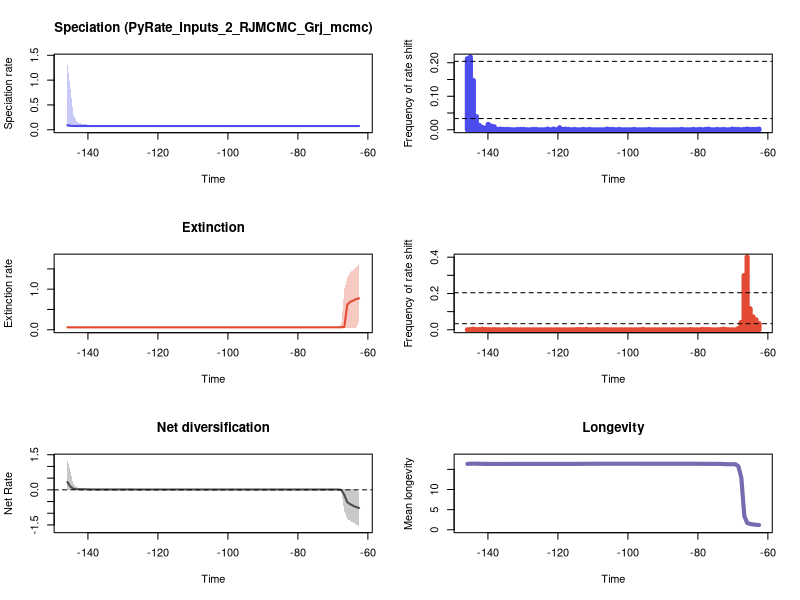

Write R code to recreate this figure.


pdf(file='./RTT_plots.pdf',width=10, height=15)
par(mfrow=c(3,2))
library(scales)

time=c(-62.53042067076215, -63.37222322339396,-64.21402577602578,-65.05582832865758,-65.89763088128942,-66.73943343392122,-67.58123598655305,-68.42303853918486,-69.26484109181666,-70.1066436444485,-70.9484461970803,-71.79024874971213,-72.63205130234394,-73.47385385497574,-74.31565640760758,-75.15745896023938,-75.99926151287121,-76.84106406550302,-77.68286661813482,-78.52466917076666,-79.36647172339846,-80.2082742760303,-81.0500768286621,-81.8918793812939,-82.73368193392574,-83.57548448655754,-84.41728703918938,-85.25908959182118,-86.10089214445298,-86.94269469708482,-87.78449724971662,-88.62629980234846,-89.46810235498026,-90.30990490761207,-91.1517074602439,-91.9935100128757,-92.83531256550754,-93.67711511813934,-94.51891767077115,-95.36072022340298,-96.20252277603478,-97.04432532866662,-97.88612788129842,-98.72793043393023,-99.56973298656206,-100.41153553919386,-101.2533380918257,-102.0951406444575,-102.9369431970893,-103.77874574972114,-104.62054830235294,-105.46235085498478,-106.30415340761658,-107.14595596024839,-107.98775851288022,-108.82956106551202,-109.67136361814386,-110.51316617077566,-111.35496872340747,-112.1967712760393,-113.0385738286711,-113.88037638130294,-114.72217893393474,-115.56398148656655,-116.40578403919838,-117.24758659183018,-118.08938914446202,-118.93119169709382,-119.77299424972563,-120.61479680235746,-121.45659935498927,-122.2984019076211,-123.1402044602529,-123.98200701288471,-124.82380956551654,-125.66561211814835,-126.50741467078015,-127.34921722341198,-128.19101977604382,-129.03282232867562,-129.87462488130743,-130.71642743393923,-131.55822998657106,-132.4000325392029,-133.2418350918347,-134.0836376444665,-134.9254401970983,-135.76724274973014,-136.60904530236198,-137.45084785499378,-138.2926504076256,-139.1344529602574,-139.97625551288922,-140.81805806552106,-141.65986061815286,-142.50166317078467,-143.34346572341647,-144.1852682760483,-145.02707082868014,-145.86887338131194)
rate=c(0.0750582038773405, 0.07504742398192743,0.07504742398192743,0.07504742398192743,0.07503633684097201,0.07504886044520004,0.07504886044520004,0.07504886044520004,0.0750582038773405,0.0750582038773405,0.0750687410640305,0.0750687410640305,0.0750687410640305,0.07507203471904736,0.07507203471904736,0.07507203471904736,0.07507203471904736,0.07507203471904736,0.07508930724895113,0.07510996450426707,0.07510996450426707,0.07510996450426707,0.07510996450426707,0.07510996450426707,0.07510996450426707,0.07510996450426707,0.07510996450426707,0.07512444297306983,0.07512444297306983,0.07512444297306983,0.07512444297306983,0.07512444297306983,0.07512444297306983,0.07512444297306983,0.07512444297306983,0.07512444297306983,0.07512444297306983,0.07512444297306983,0.07512444297306983,0.07510996450426707,0.07510996450426707,0.07510996450426707,0.07510996450426707,0.07510996450426707,0.07510996450426707,0.07510996450426707,0.07510996450426707,0.07510996450426707,0.07510996450426707,0.07510996450426707,0.07510996450426707,0.07508930724895113,0.07507203471904736,0.0750687410640305,0.0750687410640305,0.0750687410640305,0.0750687410640305,0.0750687410640305,0.0750582038773405,0.0750582038773405,0.0750582038773405,0.0750687410640305,0.0750687410640305,0.0750687410640305,0.07507203471904736,0.07508930724895113,0.07510996450426707,0.07508930724895113,0.07512444297306983,0.07518584859490976,0.07518584859490976,0.07518584859490976,0.07518584859490976,0.07520774689191617,0.07520774689191617,0.07520774689191617,0.07520774689191617,0.07518584859490976,0.07520774689191617,0.07520774689191617,0.07520774689191617,0.07520774689191617,0.07520774689191617,0.07520774689191617,0.07520774689191617,0.07520774689191617,0.0752307379334233,0.0752307379334233,0.0752307379334233,0.07526894966455316,0.07526894966455316,0.07533837330275699,0.07566910704402295,0.07591406070349849,0.07597574892120607,0.07602377426613013,0.0761213306357693,0.07691337149551704,0.07963961086731039,0.09373647566129112)
minHPD=c(0.05606300145069774, 0.05606300145069774,0.05606300145069774,0.0560834800025904,0.0560834800025904,0.05606300145069774,0.05645629725956646,0.05645629725956646,0.0566115858863811,0.0566518440340118,0.0566115858863811,0.0566115858863811,0.0566115858863811,0.05645629725956646,0.05645629725956646,0.05645629725956646,0.05645629725956646,0.05645629725956646,0.05645629725956646,0.05645629725956646,0.05645629725956646,0.05645629725956646,0.05645629725956646,0.0566115858863811,0.0566115858863811,0.0566115858863811,0.0566115858863811,0.05645629725956646,0.05645629725956646,0.05645629725956646,0.05645629725956646,0.05645629725956646,0.05645629725956646,0.05645629725956646,0.05645629725956646,0.05645629725956646,0.05645629725956646,0.05645629725956646,0.05645629725956646,0.05645629725956646,0.05645629725956646,0.05645629725956646,0.05645629725956646,0.05645629725956646,0.05645629725956646,0.05645629725956646,0.05645629725956646,0.05645629725956646,0.05645629725956646,0.0566115858863811,0.0566115858863811,0.0566518440340118,0.0566518440340118,0.0566518440340118,0.0566518440340118,0.0566518440340118,0.0566518440340118,0.0566518440340118,0.0566518440340118,0.0566518440340118,0.0566518440340118,0.0566518440340118,0.0566518440340118,0.0566518440340118,0.0566518440340118,0.0566115858863811,0.0566115858863811,0.0566115858863811,0.05606300145069774,0.05606300145069774,0.05606300145069774,0.05606300145069774,0.058591768240380857,0.058591768240380857,0.058591768240380857,0.058591768240380857,0.058591768240380857,0.058591768240380857,0.0566518440340118,0.0566518440340118,0.0566115858863811,0.0566115858863811,0.0566115858863811,0.0566115858863811,0.0566115858863811,0.0566115858863811,0.0560834800025904,0.05606300145069774,0.05606300145069774,0.0566115858863811,0.05606300145069774,0.05606300145069774,0.05606300145069774,0.04672783328788392,0.048432936969236826,0.04672783328788392,0.048432936969236826,0.048432936969236826,0.05089931068562542,0.05437057632690466)
maxHPD=c(0.09447357966836427, 0.0940188922814538,0.09374122863867985,0.09374122863867985,0.09374122863867985,0.0935988994883838,0.09374122863867985,0.09374122863867985,0.09374122863867985,0.09374122863867985,0.0935988994883838,0.0935988994883838,0.0935988994883838,0.0932401001655092,0.0932401001655092,0.0932401001655092,0.0932401001655092,0.0932401001655092,0.0932401001655092,0.0932401001655092,0.0932401001655092,0.0932401001655092,0.0932401001655092,0.0935988994883838,0.0935988994883838,0.0935988994883838,0.0935988994883838,0.0932401001655092,0.0932401001655092,0.0932401001655092,0.0932401001655092,0.0932401001655092,0.0932401001655092,0.0932401001655092,0.0932401001655092,0.0932401001655092,0.0932401001655092,0.0932401001655092,0.0932401001655092,0.0932401001655092,0.0932401001655092,0.0932401001655092,0.0932401001655092,0.0932401001655092,0.0932401001655092,0.0932401001655092,0.0932401001655092,0.0932401001655092,0.0932401001655092,0.0935988994883838,0.0935988994883838,0.09374122863867985,0.09374122863867985,0.09374122863867985,0.09374122863867985,0.09374122863867985,0.09374122863867985,0.09374122863867985,0.09374122863867985,0.09374122863867985,0.09374122863867985,0.09374122863867985,0.09374122863867985,0.09374122863867985,0.09374122863867985,0.09374122863867985,0.09374122863867985,0.09374122863867985,0.0935988994883838,0.0940188922814538,0.0940188922814538,0.09447357966836427,0.09763665801019136,0.09763665801019136,0.09763665801019136,0.09763665801019136,0.09763665801019136,0.09763665801019136,0.09572817851890393,0.09572817851890393,0.09572817851890393,0.09572817851890393,0.0961950744996053,0.0961950744996053,0.0961950744996053,0.0961950744996053,0.09572817851890393,0.09572817851890393,0.0961950744996053,0.09713973031600756,0.0968528082752398,0.09918681460045395,0.10428096404678354,0.11134348160740257,0.12057390876051031,0.13471869703535302,0.17796068921442562,0.309663085169327,0.8532171423593929,1.3318919080467786)
remove_na = !is.na(rate)
time = time[remove_na]
plot(time,time,type = 'n', ylim = c(0, 1.4650810988514567), xlim = c(-146.28977465762785,-62.10951939444624), ylab = 'Speciation rate', xlab = 'Time',main='Speciation (PyRate_Inputs_2_RJMCMC_Grj_mcmc)' )
polygon(c(time, rev(time)), c(maxHPD[remove_na], rev(minHPD[remove_na])), col = alpha('#4c4cec',0.3), border = NA)
lines(time,rate[remove_na], col = '#4c4cec', lwd=2)
mids=c(-62.53467219880574, -63.38497780752475,-64.23528341624376,-65.08558902496276,-65.93589463368177,-66.78620024240078,-67.63650585111978,-68.48681145983879,-69.3371170685578,-70.1874226772768,-71.03772828599581,-71.88803389471481,-72.73833950343382,-73.58864511215282,-74.43895072087183,-75.28925632959084,-76.13956193830984,-76.98986754702885,-77.84017315574786,-78.69047876446686,-79.54078437318587,-80.39108998190488,-81.24139559062388,-82.09170119934288,-82.94200680806189,-83.7923124167809,-84.6426180254999,-85.49292363421891,-86.34322924293792,-87.19353485165692,-88.04384046037593,-88.89414606909494,-89.74445167781394,-90.59475728653295,-91.44506289525195,-92.29536850397096,-93.14567411268996,-93.99597972140897,-94.84628533012798,-95.69659093884698,-96.54689654756599,-97.397202156285,-98.247507765004,-99.09781337372301,-99.94811898244203,-100.79842459116102,-101.64873019988002,-102.49903580859903,-103.34934141731804,-104.19964702603704,-105.04995263475605,-105.90025824347507,-106.75056385219406,-107.60086946091307,-108.45117506963209,-109.30148067835108,-110.15178628707008,-111.0020918957891,-111.8523975045081,-112.7027031132271,-113.55300872194611,-114.40331433066513,-115.25361993938412,-116.10392554810313,-116.95423115682215,-117.80453676554114,-118.65484237426016,-119.50514798297917,-120.35545359169816,-121.20575920041716,-122.05606480913619,-122.90637041785519,-123.75667602657418,-124.6069816352932,-125.4572872440122,-126.3075928527312,-127.15789846145022,-128.00820407016923,-128.85850967888823,-129.70881528760722,-130.55912089632622,-131.40942650504525,-132.25973211376427,-133.11003772248327,-133.96034333120227,-134.81064893992126,-135.66095454864026,-136.5112601573593,-137.3615657660783,-138.2118713747973,-139.0621769835163,-139.9124825922353,-140.7627882009543,-141.6130938096733,-142.46339941839233,-143.31370502711133,-144.16401063583035,-145.01431624454935,-145.86462185326835)
counts=c(0.002, 0.001,0.001,0.001,0.002,0.001,0.0,0.001,0.001,0.002,0.0,0.0,0.001,0.0,0.001,0.0,0.0,0.002,0.001,0.0,0.001,0.0,0.001,0.0,0.0,0.0,0.001,0.0,0.0,0.0,0.0,0.0,0.0,0.0,0.0,0.0,0.0,0.001,0.0,0.0,0.0,0.0,0.001,0.0,0.0,0.0,0.0,0.001,0.0,0.001,0.001,0.002,0.0,0.0,0.0,0.0,0.0,0.001,0.0,0.001,0.0,0.0,0.001,0.0,0.001,0.002,0.001,0.006,0.0,0.002,0.0,0.002,0.0,0.0,0.0,0.001,0.001,0.0,0.0,0.001,0.001,0.001,0.0,0.0,0.001,0.001,0.001,0.002,0.001,0.009,0.011,0.016,0.005,0.007,0.013,0.039,0.147,0.217,0.212)
plot(mids,counts,type = 'h', xlim = c(-146.28977465762785,-62.10951939444624), ylim=c(0,0.217), ylab = 'Frequency of rate shift', xlab = 'Time',lwd=5,col='#4c4cec')
bf2 = 0.033543474951747955
bf6 = 0.20411129351439913
abline(h=bf2, lty=2)
abline(h=bf6, lty=2)

time=c(-62.53042067076215, -63.37222322339396,-64.21402577602578,-65.05582832865758,-65.89763088128942,-66.73943343392122,-67.58123598655305,-68.42303853918486,-69.26484109181666,-70.1066436444485,-70.9484461970803,-71.79024874971213,-72.63205130234394,-73.47385385497574,-74.31565640760758,-75.15745896023938,-75.99926151287121,-76.84106406550302,-77.68286661813482,-78.52466917076666,-79.36647172339846,-80.2082742760303,-81.0500768286621,-81.8918793812939,-82.73368193392574,-83.57548448655754,-84.41728703918938,-85.25908959182118,-86.10089214445298,-86.94269469708482,-87.78449724971662,-88.62629980234846,-89.46810235498026,-90.30990490761207,-91.1517074602439,-91.9935100128757,-92.83531256550754,-93.67711511813934,-94.51891767077115,-95.36072022340298,-96.20252277603478,-97.04432532866662,-97.88612788129842,-98.72793043393023,-99.56973298656206,-100.41153553919386,-101.2533380918257,-102.0951406444575,-102.9369431970893,-103.77874574972114,-104.62054830235294,-105.46235085498478,-106.30415340761658,-107.14595596024839,-107.98775851288022,-108.82956106551202,-109.67136361814386,-110.51316617077566,-111.35496872340747,-112.1967712760393,-113.0385738286711,-113.88037638130294,-114.72217893393474,-115.56398148656655,-116.40578403919838,-117.24758659183018,-118.08938914446202,-118.93119169709382,-119.77299424972563,-120.61479680235746,-121.45659935498927,-122.2984019076211,-123.1402044602529,-123.98200701288471,-124.82380956551654,-125.66561211814835,-126.50741467078015,-127.34921722341198,-128.19101977604382,-129.03282232867562,-129.87462488130743,-130.71642743393923,-131.55822998657106,-132.4000325392029,-133.2418350918347,-134.0836376444665,-134.9254401970983,-135.76724274973014,-136.60904530236198,-137.45084785499378,-138.2926504076256,-139.1344529602574,-139.97625551288922,-140.81805806552106,-141.65986061815286,-142.50166317078467,-143.34346572341647,-144.1852682760483,-145.02707082868014,-145.86887338131194)
rate=c(0.7740221590895466, 0.7561014348798374,0.7173532086751393,0.6901118005954769,0.6147902059646919,0.06860972771636673,0.061078593938491015,0.06049295477173774,0.06034143348260655,0.06034143348260655,0.06034143348260655,0.06034143348260655,0.06033354476541533,0.060288048043572476,0.06027316117399449,0.06027316117399449,0.06027316117399449,0.06027316117399449,0.06027316117399449,0.06026255235205747,0.0602496289942243,0.060233444626988805,0.060233444626988805,0.060233444626988805,0.0602496289942243,0.0602496289942243,0.0602496289942243,0.0602496289942243,0.0602496289942243,0.0602496289942243,0.0602496289942243,0.0602496289942243,0.0602496289942243,0.0602496289942243,0.0602496289942243,0.0602496289942243,0.0602496289942243,0.0602496289942243,0.0602496289942243,0.0602496289942243,0.0602496289942243,0.0602496289942243,0.0602496289942243,0.0602496289942243,0.0602496289942243,0.0602496289942243,0.0602496289942243,0.0602496289942243,0.0602496289942243,0.0602496289942243,0.0602496289942243,0.0602496289942243,0.0602496289942243,0.0602496289942243,0.0602496289942243,0.0602496289942243,0.0602496289942243,0.0602496289942243,0.0602496289942243,0.06026255235205747,0.06027316117399449,0.06027316117399449,0.06027316117399449,0.060288048043572476,0.060288048043572476,0.060288048043572476,0.060288048043572476,0.060288048043572476,0.060288048043572476,0.060288048043572476,0.060288048043572476,0.060288048043572476,0.060288048043572476,0.060288048043572476,0.060288048043572476,0.060288048043572476,0.060288048043572476,0.060288048043572476,0.060288048043572476,0.060288048043572476,0.060288048043572476,0.060288048043572476,0.060288048043572476,0.060288048043572476,0.060288048043572476,0.060288048043572476,0.06031215303190637,0.06031215303190637,0.06031215303190637,0.06031215303190637,0.06031215303190637,0.060288048043572476,0.060288048043572476,0.06027316117399449,0.06026255235205747,0.060233444626988805,0.06021209260113275,0.06017838111036007,0.06017838111036007,0.06021209260113275)
minHPD=c(0.20909188011581561, 0.04269642389755293,0.04269642389755293,0.04269642389755293,0.04017798653977373,0.03997058093258937,0.03968987043877184,0.04352374104115373,0.042519458044350804,0.042519458044350804,0.042519458044350804,0.042519458044350804,0.042519458044350804,0.043052856239973035,0.043052856239973035,0.043052856239973035,0.043052856239973035,0.043052856239973035,0.043052856239973035,0.04352374104115373,0.04352374104115373,0.04352374104115373,0.04352374104115373,0.04352374104115373,0.04352374104115373,0.04352374104115373,0.04352374104115373,0.04352374104115373,0.04352374104115373,0.04352374104115373,0.04352374104115373,0.04352374104115373,0.04352374104115373,0.04352374104115373,0.04352374104115373,0.04352374104115373,0.04352374104115373,0.04352374104115373,0.04352374104115373,0.04352374104115373,0.04352374104115373,0.04352374104115373,0.04352374104115373,0.04352374104115373,0.04352374104115373,0.04352374104115373,0.04352374104115373,0.04352374104115373,0.04352374104115373,0.04352374104115373,0.04352374104115373,0.04352374104115373,0.04352374104115373,0.04352374104115373,0.04352374104115373,0.043052856239973035,0.043052856239973035,0.043052856239973035,0.043052856239973035,0.04352374104115373,0.04352374104115373,0.043052856239973035,0.043052856239973035,0.04352374104115373,0.04352374104115373,0.04352374104115373,0.04352374104115373,0.04352374104115373,0.04352374104115373,0.04352374104115373,0.04352374104115373,0.04352374104115373,0.04352374104115373,0.04352374104115373,0.04352374104115373,0.04352374104115373,0.04352374104115373,0.04352374104115373,0.04352374104115373,0.04352374104115373,0.04352374104115373,0.04352374104115373,0.04352374104115373,0.04352374104115373,0.04352374104115373,0.04352374104115373,0.04352374104115373,0.04352374104115373,0.04352374104115373,0.04352374104115373,0.04352374104115373,0.04352374104115373,0.04352374104115373,0.04352374104115373,0.04352374104115373,0.043052856239973035,0.043052856239973035,0.0426150379995315,0.0426150379995315,0.042519458044350804)
maxHPD=c(1.6291646508828275, 1.5360187975248574,1.469869104991063,1.4091649589519346,1.281967052437521,0.9983229264511724,0.13517485620523803,0.08006749760561319,0.07689485072119774,0.07689485072119774,0.07689485072119774,0.07689485072119774,0.07676615394411071,0.07689485072119774,0.07676615394411071,0.07676615394411071,0.07676615394411071,0.07676615394411071,0.07676615394411071,0.0770825852358934,0.0770825852358934,0.07689485072119774,0.07689485072119774,0.07689485072119774,0.07689485072119774,0.07689485072119774,0.07689485072119774,0.07689485072119774,0.07689485072119774,0.07689485072119774,0.07689485072119774,0.07689485072119774,0.07689485072119774,0.07689485072119774,0.07689485072119774,0.07689485072119774,0.07689485072119774,0.07689485072119774,0.07689485072119774,0.07689485072119774,0.0770825852358934,0.0770825852358934,0.0770825852358934,0.0770825852358934,0.0770825852358934,0.0770825852358934,0.0770825852358934,0.0770825852358934,0.0770825852358934,0.0770825852358934,0.0770825852358934,0.0770825852358934,0.0770825852358934,0.0770825852358934,0.0770825852358934,0.07676615394411071,0.07676615394411071,0.07676615394411071,0.07676615394411071,0.0770825852358934,0.0770825852358934,0.07676615394411071,0.07676615394411071,0.0770825852358934,0.0770825852358934,0.0770825852358934,0.0770825852358934,0.0770825852358934,0.0770825852358934,0.0770825852358934,0.0770825852358934,0.0770825852358934,0.0770825852358934,0.0770825852358934,0.0770825852358934,0.0770825852358934,0.0770825852358934,0.0770825852358934,0.0770825852358934,0.0770825852358934,0.0770825852358934,0.0770825852358934,0.0770825852358934,0.0770825852358934,0.0770825852358934,0.0770825852358934,0.0770825852358934,0.0770825852358934,0.0770825852358934,0.0770825852358934,0.0770825852358934,0.0770825852358934,0.0770825852358934,0.07689485072119774,0.0770825852358934,0.07689485072119774,0.0770825852358934,0.07676615394411071,0.07676615394411071,0.07676615394411071)
remove_na = !is.na(rate)
time = time[remove_na]
plot(time,time,type = 'n', ylim = c(0, 1.7920811159711103), xlim = c(-146.28977465762785,-62.10951939444624), ylab = 'Extinction rate', xlab = 'Time',main='Extinction' )
polygon(c(time, rev(time)), c(maxHPD[remove_na], rev(minHPD[remove_na])), col = alpha('#e34a33',0.3), border = NA)
lines(time,rate[remove_na], col = '#e34a33', lwd=2)
mids=c(-62.53467219880574, -63.38497780752475,-64.23528341624376,-65.08558902496276,-65.93589463368177,-66.78620024240078,-67.63650585111978,-68.48681145983879,-69.3371170685578,-70.1874226772768,-71.03772828599581,-71.88803389471481,-72.73833950343382,-73.58864511215282,-74.43895072087183,-75.28925632959084,-76.13956193830984,-76.98986754702885,-77.84017315574786,-78.69047876446686,-79.54078437318587,-80.39108998190488,-81.24139559062388,-82.09170119934288,-82.94200680806189,-83.7923124167809,-84.6426180254999,-85.49292363421891,-86.34322924293792,-87.19353485165692,-88.04384046037593,-88.89414606909494,-89.74445167781394,-90.59475728653295,-91.44506289525195,-92.29536850397096,-93.14567411268996,-93.99597972140897,-94.84628533012798,-95.69659093884698,-96.54689654756599,-97.397202156285,-98.247507765004,-99.09781337372301,-99.94811898244203,-100.79842459116102,-101.64873019988002,-102.49903580859903,-103.34934141731804,-104.19964702603704,-105.04995263475605,-105.90025824347507,-106.75056385219406,-107.60086946091307,-108.45117506963209,-109.30148067835108,-110.15178628707008,-111.0020918957891,-111.8523975045081,-112.7027031132271,-113.55300872194611,-114.40331433066513,-115.25361993938412,-116.10392554810313,-116.95423115682215,-117.80453676554114,-118.65484237426016,-119.50514798297917,-120.35545359169816,-121.20575920041716,-122.05606480913619,-122.90637041785519,-123.75667602657418,-124.6069816352932,-125.4572872440122,-126.3075928527312,-127.15789846145022,-128.00820407016923,-128.85850967888823,-129.70881528760722,-130.55912089632622,-131.40942650504525,-132.25973211376427,-133.11003772248327,-133.96034333120227,-134.81064893992126,-135.66095454864026,-136.5112601573593,-137.3615657660783,-138.2118713747973,-139.0621769835163,-139.9124825922353,-140.7627882009543,-141.6130938096733,-142.46339941839233,-143.31370502711133,-144.16401063583035,-145.01431624454935,-145.86462185326835)
counts=c(0.034, 0.055,0.071,0.116,0.401,0.299,0.04,0.006,0.0,0.0,0.0,0.001,0.003,0.001,0.0,0.0,0.0,0.001,0.001,0.002,0.0,0.0,0.0,0.001,0.0,0.0,0.0,0.0,0.0,0.0,0.0,0.0,0.0,0.0,0.0,0.0,0.0,0.0,0.0,0.002,0.0,0.0,0.0,0.0,0.0,0.0,0.0,0.0,0.0,0.0,0.0,0.0,0.001,0.0,0.001,0.0,0.0,0.0,0.002,0.0,0.001,0.001,0.0,0.0,0.0,0.0,0.0,0.0,0.0,0.0,0.0,0.0,0.0,0.0,0.0,0.0,0.0,0.0,0.0,0.0,0.0,0.0,0.0,0.0,0.001,0.0,0.0,0.0,0.0,0.001,0.0,0.001,0.001,0.003,0.001,0.001,0.003,0.001,0.0)
plot(mids,counts,type = 'h', xlim = c(-146.28977465762785,-62.10951939444624), ylim=c(0,0.401), ylab = 'Frequency of rate shift', xlab = 'Time',lwd=5,col='#e34a33')
abline(h=bf2, lty=2)
abline(h=bf6, lty=2)
#Net Diversification Rate
time=c(-62.53042067076215, -63.37222322339396,-64.21402577602578,-65.05582832865758,-65.89763088128942,-66.73943343392122,-67.58123598655305,-68.42303853918486,-69.26484109181666,-70.1066436444485,-70.9484461970803,-71.79024874971213,-72.63205130234394,-73.47385385497574,-74.31565640760758,-75.15745896023938,-75.99926151287121,-76.84106406550302,-77.68286661813482,-78.52466917076666,-79.36647172339846,-80.2082742760303,-81.0500768286621,-81.8918793812939,-82.73368193392574,-83.57548448655754,-84.41728703918938,-85.25908959182118,-86.10089214445298,-86.94269469708482,-87.78449724971662,-88.62629980234846,-89.46810235498026,-90.30990490761207,-91.1517074602439,-91.9935100128757,-92.83531256550754,-93.67711511813934,-94.51891767077115,-95.36072022340298,-96.20252277603478,-97.04432532866662,-97.88612788129842,-98.72793043393023,-99.56973298656206,-100.41153553919386,-101.2533380918257,-102.0951406444575,-102.9369431970893,-103.77874574972114,-104.62054830235294,-105.46235085498478,-106.30415340761658,-107.14595596024839,-107.98775851288022,-108.82956106551202,-109.67136361814386,-110.51316617077566,-111.35496872340747,-112.1967712760393,-113.0385738286711,-113.88037638130294,-114.72217893393474,-115.56398148656655,-116.40578403919838,-117.24758659183018,-118.08938914446202,-118.93119169709382,-119.77299424972563,-120.61479680235746,-121.45659935498927,-122.2984019076211,-123.1402044602529,-123.98200701288471,-124.82380956551654,-125.66561211814835,-126.50741467078015,-127.34921722341198,-128.19101977604382,-129.03282232867562,-129.87462488130743,-130.71642743393923,-131.55822998657106,-132.4000325392029,-133.2418350918347,-134.0836376444665,-134.9254401970983,-135.76724274973014,-136.60904530236198,-137.45084785499378,-138.2926504076256,-139.1344529602574,-139.97625551288922,-140.81805806552106,-141.65986061815286,-142.50166317078467,-143.34346572341647,-144.1852682760483,-145.02707082868014,-145.86887338131194)
net_rate=c(-0.7739525352685818, -0.734860501344744,-0.6793293127596086,-0.6151854039903687,-0.5243192880524314,-0.2147551119129148,-0.0019452747343579836,0.012040351551556836,0.014233665072675138,0.014271316657671626,0.014323503449281539,0.014323503449281539,0.014393119666285585,0.014636396127926254,0.014669568599041262,0.014669568599041262,0.01467622376352226,0.01467622376352226,0.014707345541784355,0.014810731613704121,0.01482191262237329,0.014869043432342013,0.014869043432342013,0.014883151213931476,0.014876392316873177,0.014876392316873177,0.014876392316873177,0.014900625151688733,0.014900625151688733,0.014900625151688733,0.014900625151688733,0.014900625151688733,0.014900625151688733,0.014900625151688733,0.014900625151688733,0.014900625151688733,0.014900625151688733,0.014900625151688733,0.014900625151688733,0.014887297028906007,0.014920275958004835,0.014920275958004835,0.014920275958004835,0.014920275958004835,0.014926581863702255,0.014926581863702255,0.014926581863702255,0.014926581863702255,0.014926581863702255,0.01494573385585854,0.01494573385585854,0.014891229044230014,0.01488308049636077,0.014832733362058361,0.014832733362058361,0.014799665598847588,0.014799665598847588,0.014799665598847588,0.01478883645615843,0.014755133982243783,0.014741071528599718,0.014704212518865696,0.014704212518865696,0.014663019438377268,0.014682862592202668,0.014737459141691518,0.014756102157813365,0.01475326441965809,0.01497808738428621,0.015165099108168004,0.015165099108168004,0.015203222760846674,0.015237503420978125,0.015240323263761396,0.015240323263761396,0.015240323263761396,0.015240323263761396,0.01522927556418582,0.015278876463294592,0.015278876463294592,0.015353952917800447,0.015353952917800447,0.015408942208954864,0.01542592929459507,0.01542592929459507,0.01542592929459507,0.015459390294687495,0.015529901314450133,0.015580162349248663,0.01598066703058196,0.016092296467638992,0.01713943813712723,0.01911020993482162,0.02197716248345532,0.022565689132944322,0.02409952300324615,0.02741108176905074,0.04619061001187554,0.1426251180787659,0.33397142473768476)
net_minHPD=c(-1.551420562849853, -1.4743645272233452,-1.3998143256466913,-1.3347178772304025,-1.225165508115401,-0.9239717398662997,-0.05516279427217825,-0.009987317694929373,-0.00814901495549572,-0.00814901495549572,-0.00814901495549572,-0.00814901495549572,-0.007608283993919732,-0.008392311645647715,-0.00814901495549572,-0.00814901495549572,-0.00814901495549572,-0.00814901495549572,-0.008392311645647715,-0.008392311645647715,-0.00814901495549572,-0.00814901495549572,-0.00814901495549572,-0.00814901495549572,-0.00814901495549572,-0.00814901495549572,-0.00814901495549572,-0.00814901495549572,-0.00814901495549572,-0.00814901495549572,-0.00814901495549572,-0.00814901495549572,-0.00814901495549572,-0.00814901495549572,-0.00814901495549572,-0.00814901495549572,-0.00814901495549572,-0.00814901495549572,-0.00814901495549572,-0.00814901495549572,-0.00814901495549572,-0.00814901495549572,-0.00814901495549572,-0.00814901495549572,-0.00814901495549572,-0.00814901495549572,-0.00814901495549572,-0.00814901495549572,-0.00814901495549572,-0.00814901495549572,-0.00814901495549572,-0.00814901495549572,-0.00814901495549572,-0.00814901495549572,-0.00814901495549572,-0.00814901495549572,-0.00814901495549572,-0.00814901495549572,-0.00814901495549572,-0.00814901495549572,-0.00814901495549572,-0.00814901495549572,-0.00814901495549572,-0.00814901495549572,-0.00814901495549572,-0.00814901495549572,-0.00814901495549572,-0.00814901495549572,-0.00814901495549572,-0.00814901495549572,-0.00814901495549572,-0.00814901495549572,-0.00814901495549572,-0.00814901495549572,-0.00814901495549572,-0.00814901495549572,-0.00814901495549572,-0.00814901495549572,-0.00814901495549572,-0.00814901495549572,-0.00814901495549572,-0.00814901495549572,-0.00814901495549572,-0.00814901495549572,-0.00814901495549572,-0.00814901495549572,-0.00814901495549572,-0.009639508134367002,-0.009723991380904268,-0.010733910056499263,-0.010939263960353843,-0.010999052003250728,-0.012818007132284717,-0.01721731934576201,-0.02332141871540873,-0.024449530690915017,-0.02332141871540873,-0.024449530690915017,-0.022776045409926962,-0.016219659282345728)
net_maxHPD=c(-0.12639725528987036, 0.03594077714118776,0.04098230946278091,0.04657667318355114,0.04203504049567966,0.049400132566943644,0.049400132566943644,0.04098230946278091,0.040762165821272005,0.040658070641854706,0.04052967870503854,0.04052967870503854,0.04098230946278091,0.03905123476501687,0.03905123476501687,0.03905123476501687,0.03905123476501687,0.03905123476501687,0.03905123476501687,0.03905123476501687,0.03905123476501687,0.03899781227457735,0.03899781227457735,0.03899781227457735,0.03899781227457735,0.03899781227457735,0.03899781227457735,0.03884837631525181,0.03884837631525181,0.03884837631525181,0.03884837631525181,0.03884837631525181,0.03884837631525181,0.03884837631525181,0.03884837631525181,0.03884837631525181,0.03884837631525181,0.03884837631525181,0.03884837631525181,0.03884837631525181,0.03899781227457735,0.03899781227457735,0.03899781227457735,0.03899781227457735,0.03899781227457735,0.03899781227457735,0.03899781227457735,0.03899781227457735,0.03899781227457735,0.03905123476501687,0.03905123476501687,0.03930818769978797,0.03930818769978797,0.03983348786537722,0.03983348786537722,0.039856262944562924,0.039856262944562924,0.039856262944562924,0.039856262944562924,0.039856262944562924,0.039856262944562924,0.04032753491912585,0.04032753491912585,0.039856262944562924,0.039856262944562924,0.04032753491912585,0.04032753491912585,0.04032753491912585,0.04052967870503854,0.040762165821272005,0.040762165821272005,0.04092568340815279,0.04098230946278091,0.04098230946278091,0.04098230946278091,0.04098230946278091,0.04098230946278091,0.04098230946278091,0.04092568340815279,0.04092568340815279,0.04098230946278091,0.04098230946278091,0.04146739699944645,0.04193468801479599,0.04193468801479599,0.04193468801479599,0.04203504049567966,0.04098230946278091,0.04098230946278091,0.04098230946278091,0.04098230946278091,0.043385183222046625,0.047302612435125256,0.061687472053951614,0.061687472053951614,0.08186197032557943,0.11691028206295016,0.25054329812316456,0.7887634345839544,1.2742084683378048)
remove_na = !is.na(net_rate)
time = time[remove_na]
plot(time,time,type = 'n', ylim = c(-1.7065626191348384, 1.4016293151715853), xlim = c(-146.28977465762785,-62.10951939444624), ylab = 'Net Rate', xlab = 'Time',lwd=2, main='Net diversification', col= '#504A4B' )
polygon(c(time, rev(time)), c(net_maxHPD[remove_na], rev(net_minHPD[remove_na])), col = alpha('#504A4B',0.3), border = NA)
lines(time,net_rate[remove_na], col = '#504A4B', lwd=2)
abline(h=0,lty=2)


time=c(-62.53042067076215, -63.37222322339396,-64.21402577602578,-65.05582832865758,-65.89763088128942,-66.73943343392122,-67.58123598655305,-68.42303853918486,-69.26484109181666,-70.1066436444485,-70.9484461970803,-71.79024874971213,-72.63205130234394,-73.47385385497574,-74.31565640760758,-75.15745896023938,-75.99926151287121,-76.84106406550302,-77.68286661813482,-78.52466917076666,-79.36647172339846,-80.2082742760303,-81.0500768286621,-81.8918793812939,-82.73368193392574,-83.57548448655754,-84.41728703918938,-85.25908959182118,-86.10089214445298,-86.94269469708482,-87.78449724971662,-88.62629980234846,-89.46810235498026,-90.30990490761207,-91.1517074602439,-91.9935100128757,-92.83531256550754,-93.67711511813934,-94.51891767077115,-95.36072022340298,-96.20252277603478,-97.04432532866662,-97.88612788129842,-98.72793043393023,-99.56973298656206,-100.41153553919386,-101.2533380918257,-102.0951406444575,-102.9369431970893,-103.77874574972114,-104.62054830235294,-105.46235085498478,-106.30415340761658,-107.14595596024839,-107.98775851288022,-108.82956106551202,-109.67136361814386,-110.51316617077566,-111.35496872340747,-112.1967712760393,-113.0385738286711,-113.88037638130294,-114.72217893393474,-115.56398148656655,-116.40578403919838,-117.24758659183018,-118.08938914446202,-118.93119169709382,-119.77299424972563,-120.61479680235746,-121.45659935498927,-122.2984019076211,-123.1402044602529,-123.98200701288471,-124.82380956551654,-125.66561211814835,-126.50741467078015,-127.34921722341198,-128.19101977604382,-129.03282232867562,-129.87462488130743,-130.71642743393923,-131.55822998657106,-132.4000325392029,-133.2418350918347,-134.0836376444665,-134.9254401970983,-135.76724274973014,-136.60904530236198,-137.45084785499378,-138.2926504076256,-139.1344529602574,-139.97625551288922,-140.81805806552106,-141.65986061815286,-142.50166317078467,-143.34346572341647,-144.1852682760483,-145.02707082868014,-145.86887338131194)
rate=c(1.1766217508843897, 1.2338842382317232,1.324906548451167,1.447913695761602,1.6673093962915972,3.4439768433192324,12.897060417398349,15.735289062809144,16.287314184965947,16.287314184965947,16.287314184965947,16.287314184965947,16.305802701963586,16.357516177732176,16.366396899463414,16.366396899463414,16.366396899463414,16.366396899463414,16.36840995682539,16.381773028207686,16.384774141205536,16.39446755485448,16.39446755485448,16.39446755485448,16.39265110947028,16.39265110947028,16.39265110947028,16.39265110947028,16.39265110947028,16.39265110947028,16.39265110947028,16.39265110947028,16.39265110947028,16.39265110947028,16.39265110947028,16.39265110947028,16.39265110947028,16.39265110947028,16.39265110947028,16.39265110947028,16.401517968192586,16.401517968192586,16.401517968192586,16.401517968192586,16.401517968192586,16.401517968192586,16.401517968192586,16.401517968192586,16.401517968192586,16.401517968192586,16.401517968192586,16.401517968192586,16.401517968192586,16.40163777739384,16.40163777739384,16.39274691743702,16.39274691743702,16.39274691743702,16.39274691743702,16.38369531692901,16.379921465645072,16.366097587968177,16.366097587968177,16.35507148982711,16.35507148982711,16.35507148982711,16.35507148982711,16.35507148982711,16.35507148982711,16.35507148982711,16.35507148982711,16.35507148982711,16.35507148982711,16.35507148982711,16.35507148982711,16.35507148982711,16.35507148982711,16.35507148982711,16.35507148982711,16.35507148982711,16.35507148982711,16.35507148982711,16.35507148982711,16.35507148982711,16.35507148982711,16.35507148982711,16.349395015378185,16.349395015378185,16.349395015378185,16.349395015378185,16.349395015378185,16.35294472760658,16.35294472760658,16.359506831911425,16.373577422827083,16.393459250434155,16.408123928396666,16.42200315488043,16.40805265793824,16.35290191312401)
minHPD=c(1.1766217508843897, 1.2338842382317232,1.324906548451167,1.447913695761602,1.6673093962915972,3.4439768433192324,12.897060417398349,15.735289062809144,16.287314184965947,16.287314184965947,16.287314184965947,16.287314184965947,16.305802701963586,16.357516177732176,16.366396899463414,16.366396899463414,16.366396899463414,16.366396899463414,16.36840995682539,16.381773028207686,16.384774141205536,16.39446755485448,16.39446755485448,16.39446755485448,16.39265110947028,16.39265110947028,16.39265110947028,16.39265110947028,16.39265110947028,16.39265110947028,16.39265110947028,16.39265110947028,16.39265110947028,16.39265110947028,16.39265110947028,16.39265110947028,16.39265110947028,16.39265110947028,16.39265110947028,16.39265110947028,16.401517968192586,16.401517968192586,16.401517968192586,16.401517968192586,16.401517968192586,16.401517968192586,16.401517968192586,16.401517968192586,16.401517968192586,16.401517968192586,16.401517968192586,16.401517968192586,16.401517968192586,16.40163777739384,16.40163777739384,16.39274691743702,16.39274691743702,16.39274691743702,16.39274691743702,16.38369531692901,16.379921465645072,16.366097587968177,16.366097587968177,16.35507148982711,16.35507148982711,16.35507148982711,16.35507148982711,16.35507148982711,16.35507148982711,16.35507148982711,16.35507148982711,16.35507148982711,16.35507148982711,16.35507148982711,16.35507148982711,16.35507148982711,16.35507148982711,16.35507148982711,16.35507148982711,16.35507148982711,16.35507148982711,16.35507148982711,16.35507148982711,16.35507148982711,16.35507148982711,16.35507148982711,16.349395015378185,16.349395015378185,16.349395015378185,16.349395015378185,16.349395015378185,16.35294472760658,16.35294472760658,16.359506831911425,16.373577422827083,16.393459250434155,16.408123928396666,16.42200315488043,16.40805265793824,16.35290191312401)
maxHPD=c(1.1766217508843897, 1.2338842382317232,1.324906548451167,1.447913695761602,1.6673093962915972,3.4439768433192324,12.897060417398349,15.735289062809144,16.287314184965947,16.287314184965947,16.287314184965947,16.287314184965947,16.305802701963586,16.357516177732176,16.366396899463414,16.366396899463414,16.366396899463414,16.366396899463414,16.36840995682539,16.381773028207686,16.384774141205536,16.39446755485448,16.39446755485448,16.39446755485448,16.39265110947028,16.39265110947028,16.39265110947028,16.39265110947028,16.39265110947028,16.39265110947028,16.39265110947028,16.39265110947028,16.39265110947028,16.39265110947028,16.39265110947028,16.39265110947028,16.39265110947028,16.39265110947028,16.39265110947028,16.39265110947028,16.401517968192586,16.401517968192586,16.401517968192586,16.401517968192586,16.401517968192586,16.401517968192586,16.401517968192586,16.401517968192586,16.401517968192586,16.401517968192586,16.401517968192586,16.401517968192586,16.401517968192586,16.40163777739384,16.40163777739384,16.39274691743702,16.39274691743702,16.39274691743702,16.39274691743702,16.38369531692901,16.379921465645072,16.366097587968177,16.366097587968177,16.35507148982711,16.35507148982711,16.35507148982711,16.35507148982711,16.35507148982711,16.35507148982711,16.35507148982711,16.35507148982711,16.35507148982711,16.35507148982711,16.35507148982711,16.35507148982711,16.35507148982711,16.35507148982711,16.35507148982711,16.35507148982711,16.35507148982711,16.35507148982711,16.35507148982711,16.35507148982711,16.35507148982711,16.35507148982711,16.35507148982711,16.349395015378185,16.349395015378185,16.349395015378185,16.349395015378185,16.349395015378185,16.35294472760658,16.35294472760658,16.359506831911425,16.373577422827083,16.393459250434155,16.408123928396666,16.42200315488043,16.40805265793824,16.35290191312401)
remove_na = !is.na(rate)
time = time[remove_na]
plot(time,time,type = 'n', ylim = c(0, 18.064203470368472), xlim = c(-146.28977465762785,-62.10951939444624), ylab = 'Mean longevity', xlab = 'Time',main='Longevity' )
polygon(c(time, rev(time)), c(maxHPD[remove_na], rev(minHPD[remove_na])), col = alpha('#756bb1',0.3), border = NA)
lines(time,rate[remove_na], col = '#756bb1', lwd=4)

n <- dev.off()
